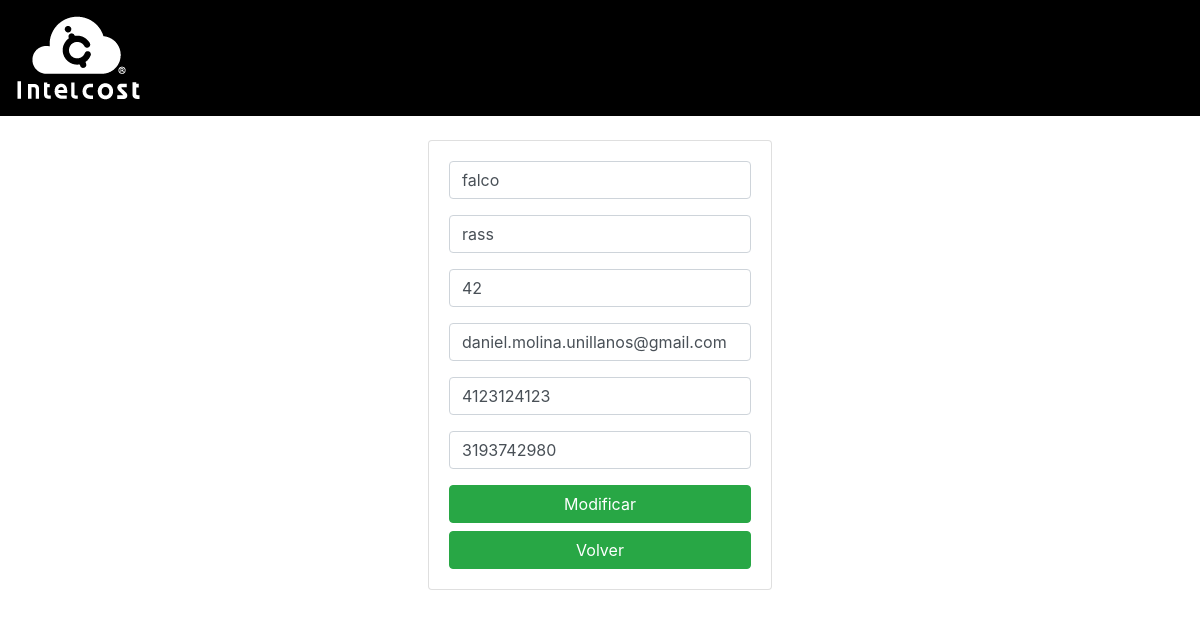
The app's page /editar.php?id=3 with its own data.
### tables this page shows
CREATE TABLE `proveedores` (
  `id` int(11) NOT NULL,
  `nombres` varchar(60) NOT NULL,
  `apellidos` varchar(60) NOT NULL,
  `edad` smallint(6) NOT NULL,
  `correp_electronico` varchar(150) NOT NULL,
  `celular` bigint(20) NOT NULL,
  `telefono` varchar(20) DEFAULT NULL,
  `registro` datetime NOT NULL DEFAULT current_timestamp()
);

### editar.php (the view, shortened to what this page needs)
<?php
include("conexion.php");
if (isset($_GET["id"])) {
    $id = $_GET["id"];
    $query = "SELECT * FROM proveedores WHERE id=$id;";
    $resultado = mysqli_query($con, $query);
    if (mysqli_num_rows($resultado) == 1) {
        $fila = mysqli_fetch_array($resultado);
        $nombres = $fila["nombres"];
        $apellidos = $fila["apellidos"];
        $edad = $fila["edad"];
        $correo = $fila["correp_electronico"];
        $cel = $fila["celular"];
        $tel = $fila["telefono"];
    }
}
?>
<?php include("include/header.php") ?>
<div <div class="container p-4">
    <div class="row">
        <div class="col-md-4 mx-auto">
            <div class="card card-body">
                <form action="editar.php?id=<?php echo $_GET["id"]; ?>" method="POST">
                    <div class="form-group">
                        <input type="text" name="nombres" class="form-control" value="<?php echo $nombres; ?>" maxlength="60" placeholder="Nombre" autofocus required onkeyup="this.value = Text(this.value)" value="">
                    </div>
                    <div class="form-group">
                        <input type="text" name="apellidos" class="form-control" value="<?php echo $apellidos; ?>" maxlength="60" placeholder="Apellidos" required onkeyup="this.value = Text(this.value)" value="">
                    </div>
                    <div class="form-group">
                        <input type="text" name="edad" class="form-control" value="<?php echo $edad; ?>" placeholder="Edad" onkeyup="this.value = Num(this.value)" maxlength="2" required>
                    </div>
                    <div class="form-group">
                        <input type="text" name="correo" class="form-control" value="<?php echo $correo; ?>" placeholder="correo electronico" required>
                    </div>
                    <div class="form-group">
                        <input type="text" name="celular" class="form-control" value="<?php echo $cel; ?>" placeholder="celular" minlength="10" maxlength="10" required onkeyup="this.value = Num(this.value)">
                    </div>
                    <div class="form-group">
                        <input type="text" name="telefono" class="form-control" value="<?php echo $tel;  ?>" placeholder="telefono" maxlength="20" onkeyup="this.value = Num(this.value)">
                    </div>
                    <button class="btn btn-success btn-block" name="guardar" onclick="confirmacion(this.form)">Modificar</button>
                    <a href="index.php" class="btn btn-success btn-block">Volver</a>
                </form>
            </div>
        </div>
    </div>
</div>
<?php include("include/pie_pagina.php") ?>

### records on screen
proveedores: nombres "falco", apellidos "rass", edad "42", correo "daniel.molina.unillanos@gmail.com", celular "4123124123", telefono "3193742980"
